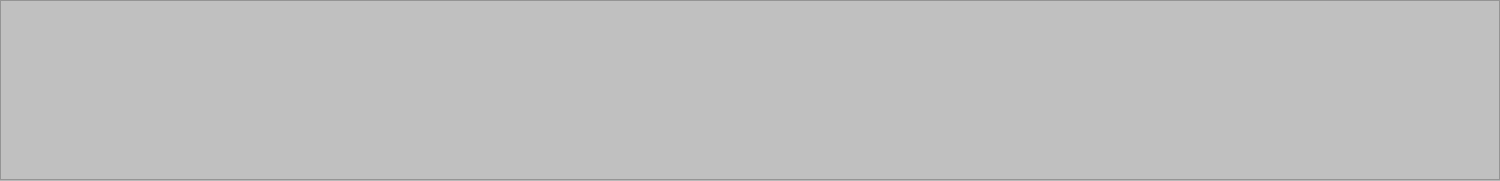
    <widget class="QFrame" name="frmDetalleCliente">
     <property name="geometry">
      <rect>
       <x>420</x>
       <y>410</y>
       <width>1500</width>
       <height>181</height>
      </rect>
     </property>
     <property name="frameShape">
      <enum>QFrame::StyledPanel</enum>
     </property>
     <property name="frameShadow">
      <enum>QFrame::Raised</enum>
     </property>
     <widget class="QPushButton" name="btnYugoVivo">
      <property name="geometry">
       <rect>
        <x>0</x>
        <y>0</y>
        <width>250</width>
        <height>45</height>
       </rect>
      </property>
      <property name="font">
       <font>
        <family>Poppins</family>
        <pointsize>16</pointsize>
        <weight>75</weight>
        <bold>true</bold>
       </font>
      </property>
      <property name="styleSheet">
       <string notr="true">border:none;
background-color: rgb(192, 192, 192);
border:2px solid black;
border-left:0;
border-top:0;</string>
      </property>
      <property name="text">
       <string>YUGO VIVO (1)</string>
      </property>
     </widget>
     <widget class="QPushButton" name="btnTecnicoVivo">
      <property name="geometry">
       <rect>
        <x>250</x>
        <y>0</y>
        <width>250</width>
        <height>45</height>
       </rect>
      </property>
      <property name="font">
       <font>
        <family>Poppins</family>
        <pointsize>16</pointsize>
        <weight>75</weight>
        <bold>true</bold>
       </font>
      </property>
      <property name="styleSheet">
       <string notr="true">border:none;
background-color: rgb(192, 192, 192);
border:2px solid black;
border-left:0;
border-top:0;</string>
      </property>
      <property name="text">
       <string>TECNICO VIVO (3)</string>
      </property>
     </widget>
     <widget class="QPushButton" name="btnGallinaDoble">
      <property name="geometry">
       <rect>
        <x>500</x>
        <y>0</y>
        <width>250</width>
        <height>45</height>
       </rect>
      </property>
      <property name="font">
       <font>
        <family>Poppins</family>
        <pointsize>12</pointsize>
        <weight>75</weight>
        <bold>true</bold>
       </font>
      </property>
      <property name="styleSheet">
       <string notr="true">border:none;
background-color: rgb(192, 192, 192);
border:2px solid black;
border-left:0;
border-top:0;</string>
      </property>
      <property name="text">
       <string>GALLINA DOBLE (5)</string>
      </property>
     </widget>
     <widget class="QPushButton" name="btnAhogados">
      <property name="geometry">
       <rect>
        <x>1000</x>
        <y>0</y>
        <width>250</width>
        <height>45</height>
       </rect>
      </property>
      <property name="font">
       <font>
        <family>Poppins</family>
        <pointsize>16</pointsize>
        <weight>75</weight>
        <bold>true</bold>
       </font>
      </property>
      <property name="styleSheet">
       <string notr="true">border:none;
background-color: rgb(192, 192, 192);
border:2px solid black;
border-left:0;
border-top:0;</string>
      </property>
      <property name="text">
       <string>AHOGADOS (9)</string>
      </property>
     </widget>
     <widget class="QPushButton" name="lblKgYugoVivo">
      <property name="geometry">
       <rect>
        <x>0</x>
        <y>45</y>
        <width>250</width>
        <height>45</height>
       </rect>
      </property>
      <property name="font">
       <font>
        <family>Poppins</family>
        <pointsize>20</pointsize>
        <weight>75</weight>
        <bold>true</bold>
       </font>
      </property>
      <property name="styleSheet">
       <string notr="true">border:none;
background-color: rgb(255, 255, 255);
border:2px solid black;
border-left:0;
border-top:0;
border-bottom:0;</string>
      </property>
      <property name="text">
       <string>0.0 Kg</string>
      </property>
     </widget>
     <widget class="QPushButton" name="lblKgTecnicoVivo">
      <property name="geometry">
       <rect>
        <x>250</x>
        <y>45</y>
        <width>250</width>
        <height>45</height>
       </rect>
      </property>
      <property name="font">
       <font>
        <family>Poppins</family>
        <pointsize>20</pointsize>
        <weight>75</weight>
        <bold>true</bold>
       </font>
      </property>
      <property name="styleSheet">
       <string notr="true">border:none;
background-color: rgb(255, 255, 255);
border:2px solid black;
border-left:0;
border-top:0;
border-bottom:0;</string>
      </property>
      <property name="text">
       <string>0.0 Kg</string>
      </property>
     </widget>
     <widget class="QPushButton" name="lblKgGallinaDoble">
      <property name="geometry">
       <rect>
        <x>500</x>
        <y>45</y>
        <width>250</width>
        <height>45</height>
       </rect>
      </property>
      <property name="font">
       <font>
        <family>Poppins</family>
        <pointsize>20</pointsize>
        <weight>75</weight>
        <bold>true</bold>
       </font>
      </property>
      <property name="styleSheet">
       <string notr="true">border:none;
background-color: rgb(255, 255, 255);
border:2px solid black;
border-left:0;
border-top:0;
border-bottom:0;</string>
      </property>
      <property name="text">
       <string>0.0 Kg</string>
      </property>
     </widget>
     <widget class="QPushButton" name="lblKgAhogados">
      <property name="geometry">
       <rect>
        <x>1000</x>
        <y>45</y>
        <width>250</width>
        <height>45</height>
       </rect>
      </property>
      <property name="font">
       <font>
        <family>Poppins</family>
        <pointsize>20</pointsize>
        <weight>75</weight>
        <bold>true</bold>
       </font>
      </property>
      <property name="styleSheet">
       <string notr="true">border:none;
background-color: rgb(255, 255, 255);
border:2px solid black;
border-left:0;
border-top:0;
border-bottom:0;</string>
      </property>
      <property name="text">
       <string>0.0 Kg</string>
      </property>
     </widget>
     <widget class="QPushButton" name="btnGallo">
      <property name="geometry">
       <rect>
        <x>500</x>
        <y>90</y>
        <width>250</width>
        <height>45</height>
       </rect>
      </property>
      <property name="font">
       <font>
        <family>Poppins</family>
        <pointsize>16</pointsize>
        <weight>75</weight>
        <bold>true</bold>
       </font>
      </property>
      <property name="styleSheet">
       <string notr="true">border:none;
background-color: rgb(192, 192, 192);
border:2px solid black;
border-left:0;</string>
      </property>
      <property name="text">
       <string>GALLO (6)</string>
      </property>
     </widget>
     <widget class="QPushButton" name="lblKgGallo">
      <property name="geometry">
       <rect>
        <x>500</x>
        <y>135</y>
        <width>250</width>
        <height>45</height>
       </rect>
      </property>
      <property name="font">
       <font>
        <family>Poppins</family>
        <pointsize>20</pointsize>
        <weight>75</weight>
        <bold>true</bold>
       </font>
      </property>
      <property name="styleSheet">
       <string notr="true">border:none;
background-color: rgb(255, 255, 255);
border:2px solid black;
border-left:0;
border-top:0;
border-bottom:0;</string>
      </property>
      <property name="text">
       <string>0.0 Kg</string>
      </property>
     </widget>
     <widget class="QPushButton" name="btnPolloMaltratado">
      <property name="geometry">
       <rect>
        <x>750</x>
        <y>0</y>
        <width>250</width>
        <height>45</height>
       </rect>
      </property>
      <property name="font">
       <font>
        <family>Poppins</family>
        <pointsize>14</pointsize>
        <weight>75</weight>
        <bold>true</bold>
       </font>
      </property>
      <property name="autoFillBackground">
       <bool>false</bool>
      </property>
      <property name="styleSheet">
       <string notr="true">border:none;
background-color: rgb(192, 192, 192);
border:2px solid black;
border-left:0;</string>
      </property>
      <property name="text">
       <string>POLLO MALTRATADO (7)</string>
      </property>
      <property name="checkable">
       <bool>false</bool>
      </property>
     </widget>
     <widget class="QPushButton" name="lblKgPolloMaltratado">
      <property name="geometry">
       <rect>
        <x>750</x>
        <y>45</y>
        <width>250</width>
        <height>45</height>
       </rect>
      </property>
      <property name="font">
       <font>
        <family>Poppins</family>
        <pointsize>20</pointsize>
        <weight>75</weight>
        <bold>true</bold>
       </font>
      </property>
      <property name="styleSheet">
       <string notr="true">border:none;
background-color: rgb(255, 255, 255);
border:2px solid black;
border-left:0;
border-top:0;
border-bottom:0;</string>
      </property>
      <property name="text">
       <string>0.0 Kg</string>
      </property>
     </widget>
     <widget class="QPushButton" name="btnPolloXx">
      <property name="geometry">
       <rect>
        <x>750</x>
        <y>90</y>
        <width>250</width>
        <height>45</height>
       </rect>
      </property>
      <property name="font">
       <font>
        <family>Poppins</family>
        <pointsize>14</pointsize>
        <weight>75</weight>
        <bold>true</bold>
       </font>
      </property>
      <property name="autoFillBackground">
       <bool>false</bool>
      </property>
      <property name="styleSheet">
       <string notr="true">border:none;
background-color: rgb(192, 192, 192);
border:2px solid black;
border-left:0;</string>
      </property>
      <property name="text">
       <string>POLLO XX (8)</string>
      </property>
      <property name="checkable">
       <bool>false</bool>
      </property>
     </widget>
     <widget class="QPushButton" name="lblKgPolloXx">
      <property name="geometry">
       <rect>
        <x>750</x>
        <y>135</y>
        <width>250</width>
        <height>45</height>
       </rect>
      </property>
      <property name="font">
       <font>
        <family>Poppins</family>
        <pointsize>20</pointsize>
        <weight>75</weight>
        <bold>true</bold>
       </font>
      </property>
      <property name="styleSheet">
       <string notr="true">border:none;
background-color: rgb(255, 255, 255);
border:2px solid black;
border-left:0;
border-top:0;
border-bottom:0;</string>
      </property>
      <property name="text">
       <string>0.0 Kg</string>
      </property>
     </widget>
     <widget class="QPushButton" name="btnBrasaTecnico">
      <property name="geometry">
       <rect>
        <x>250</x>
        <y>90</y>
        <width>250</width>
        <height>45</height>
       </rect>
      </property>
      <property name="font">
       <font>
        <family>Poppins</family>
        <pointsize>14</pointsize>
        <weight>75</weight>
        <bold>true</bold>
       </font>
      </property>
      <property name="autoFillBackground">
       <bool>false</bool>
      </property>
      <property name="styleSheet">
       <string notr="true">border:none;
background-color: rgb(192, 192, 192);
border:2px solid black;
border-left:0;</string>
      </property>
      <property name="text">
       <string>BRASA TECNICO (4)</string>
      </property>
      <property name="checkable">
       <bool>false</bool>
      </property>
     </widget>
     <widget class="QPushButton" name="lblKgBrasaTecnico">
      <property name="geometry">
       <rect>
        <x>250</x>
        <y>135</y>
        <width>250</width>
        <height>45</height>
       </rect>
      </property>
      <property name="font">
       <font>
        <family>Poppins</family>
        <pointsize>20</pointsize>
        <weight>75</weight>
        <bold>true</bold>
       </font>
      </property>
      <property name="styleSheet">
       <string notr="true">border:none;
background-color: rgb(255, 255, 255);
border:2px solid black;
border-left:0;
border-top:0;
border-bottom:0;</string>
      </property>
      <property name="text">
       <string>0.0 Kg</string>
      </property>
     </widget>
     <widget class="QPushButton" name="btnBrasaYugo">
      <property name="geometry">
       <rect>
        <x>0</x>
        <y>90</y>
        <width>250</width>
        <height>45</height>
       </rect>
      </property>
      <property name="font">
       <font>
        <family>Poppins</family>
        <pointsize>16</pointsize>
        <weight>75</weight>
        <bold>true</bold>
       </font>
      </property>
      <property name="styleSheet">
       <string notr="true">border:none;
background-color: rgb(192, 192, 192);
border:2px solid black;
border-left:0;
</string>
      </property>
      <property name="text">
       <string>BRASA YUGO (2)</string>
      </property>
     </widget>
     <widget class="QPushButton" name="lblKgBrasaYugo">
      <property name="geometry">
       <rect>
        <x>0</x>
        <y>135</y>
        <width>250</width>
        <height>45</height>
       </rect>
      </property>
      <property name="font">
       <font>
        <family>Poppins</family>
        <pointsize>20</pointsize>
        <weight>75</weight>
        <bold>true</bold>
       </font>
      </property>
      <property name="styleSheet">
       <string notr="true">border:none;
background-color: rgb(255, 255, 255);
border:2px solid black;
border-left:0;
border-top:0;
border-bottom:0;
</string>
      </property>
      <property name="text">
       <string>0.0 Kg</string>
      </property>
     </widget>
     <widget class="QListWidget" name="lwListaClientes">
      <property name="enabled">
       <bool>true</bool>
      </property>
      <property name="geometry">
       <rect>
        <x>0</x>
        <y>0</y>
        <width>1500</width>
        <height>180</height>
       </rect>
      </property>
      <property name="font">
       <font>
        <pointsize>15</pointsize>
       </font>
      </property>
      <property name="styleSheet">
       <string notr="true">background-color: rgb(192, 192, 192);
color: rgb(255, 255, 255);</string>
      </property>
     </widget>
     <widget class="QPushButton" name="btnAgregarGramosExtras">
      <property name="geometry">
       <rect>
        <x>1250</x>
        <y>0</y>
        <width>250</width>
        <height>90</height>
       </rect>
      </property>
      <property name="font">
       <font>
        <family>Poppins</family>
        <pointsize>14</pointsize>
        <weight>75</weight>
        <bold>true</bold>
       </font>
      </property>
      <property name="autoFillBackground">
       <bool>false</bool>
      </property>
      <property name="styleSheet">
       <string notr="true">border:none;
background-color: rgb(192, 192, 192);
border:2px solid black;
border-left:0;
border-right:0;
border-top:0;</string>
      </property>
      <property name="text">
       <string>GRAMOS EXTRAS (F2)</string>
      </property>
      <property name="checkable">
       <bool>false</bool>
      </property>
     </widget>
     <widget class="QPushButton" name="lblGramosExtras">
      <property name="geometry">
       <rect>
        <x>1250</x>
        <y>90</y>
        <width>250</width>
        <height>90</height>
       </rect>
      </property>
      <property name="font">
       <font>
        <family>Poppins</family>
        <pointsize>20</pointsize>
        <weight>75</weight>
        <bold>true</bold>
       </font>
      </property>
      <property name="styleSheet">
       <string notr="true">border:none;
background-color: rgb(255, 255, 255);
border:2px solid black;
border-left:0;
border-top:0;
border-bottom:0;
border-right:0;</string>
      </property>
      <property name="text">
       <string>0.300 Kg</string>
      </property>
     </widget>
     <widget class="QPushButton" name="btnSecos">
      <property name="geometry">
       <rect>
        <x>1000</x>
        <y>90</y>
        <width>250</width>
        <height>45</height>
       </rect>
      </property>
      <property name="font">
       <font>
        <family>Poppins</family>
        <pointsize>16</pointsize>
        <weight>75</weight>
        <bold>true</bold>
       </font>
      </property>
      <property name="styleSheet">
       <string notr="true">border:none;
background-color: rgb(192, 192, 192);
border:2px solid black;
border-left:0;</string>
      </property>
      <property name="text">
       <string>AHOGADOS (F1)</string>
      </property>
     </widget>
     <widget class="QPushButton" name="lblKgSecos">
      <property name="geometry">
       <rect>
        <x>1000</x>
        <y>135</y>
        <width>250</width>
        <height>45</height>
       </rect>
      </property>
      <property name="font">
       <font>
        <family>Poppins</family>
        <pointsize>20</pointsize>
        <weight>75</weight>
        <bold>true</bold>
       </font>
      </property>
      <property name="styleSheet">
       <string notr="true">border:none;
background-color: rgb(255, 255, 255);
border:2px solid black;
border-left:0;
border-top:0;
border-bottom:0;</string>
      </property>
      <property name="text">
       <string>0.0 Kg</string>
      </property>
     </widget>
     <zorder>btnYugoVivo</zorder>
     <zorder>btnTecnicoVivo</zorder>
     <zorder>btnGallinaDoble</zorder>
     <zorder>btnAhogados</zorder>
     <zorder>lblKgYugoVivo</zorder>
     <zorder>lblKgTecnicoVivo</zorder>
     <zorder>lblKgGallinaDoble</zorder>
     <zorder>lblKgAhogados</zorder>
     <zorder>btnGallo</zorder>
     <zorder>lblKgGallo</zorder>
     <zorder>btnPolloMaltratado</zorder>
     <zorder>lblKgPolloMaltratado</zorder>
     <zorder>btnPolloXx</zorder>
     <zorder>lblKgPolloXx</zorder>
     <zorder>btnBrasaTecnico</zorder>
     <zorder>lblKgBrasaTecnico</zorder>
     <zorder>btnBrasaYugo</zorder>
     <zorder>lblKgBrasaYugo</zorder>
     <zorder>btnAgregarGramosExtras</zorder>
     <zorder>lblGramosExtras</zorder>
     <zorder>btnSecos</zorder>
     <zorder>lblKgSecos</zorder>
     <zorder>lwListaClientes</zorder>
    </widget>
